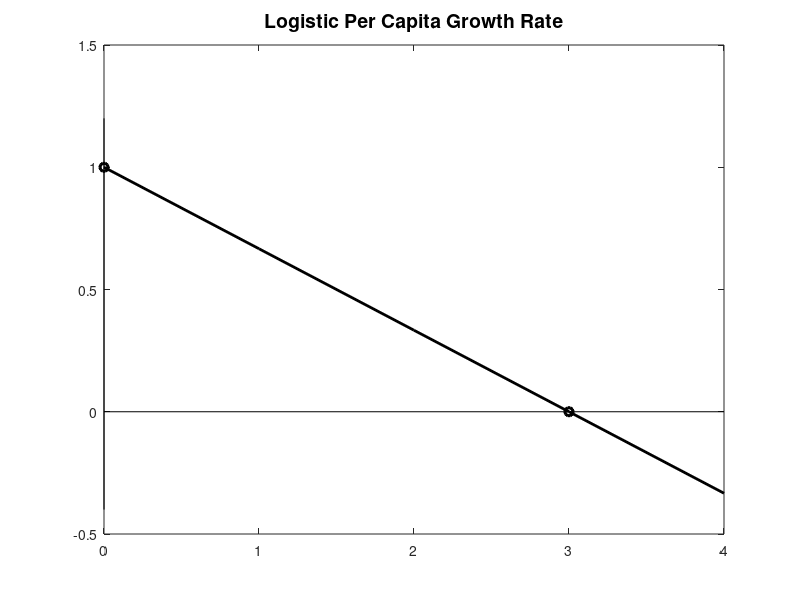

Source code (MATLAB): (Note: this script raises an error after producing the figure.)
rtexstr = '$r$';
ptexstr = '$p$';
Ktexstr = '$K$';
Kover2texstr = '$\frac{K}{2}$';
dpdttexstr = '$\frac{dp}{dt}$';
ttexstr = '$t$';

shft = 0.18;
dn = 0.08;

figure(1)
clf
r=1;
K=3;
p = linspace(0,4,5);
g = r*(1-p/K);
plot(p,g,'k','linewidth',2)
title('Logistic Per Capita Growth Rate','fontsize',14)
%ylabel('growth rate')
hold on
plot([0 4],[0 0],'k')
plot([0 0],[-0.4 1.2],'k')
plot([K K],[0 0],'ko','linewidth',2)
plot([0 0],[r r],'ko','linewidth',2)

h0 = text('string','0',         ...
             'fontsize',20,         ...
             'pos',[-shft,0]);
h1 = text('string',ptexstr,         ...
             'interpreter','latex', ...
             'fontsize',20,         ...
             'pos',[4-shft,-dn]);
h2 = text('string',Ktexstr,         ...
             'interpreter','latex', ...
             'fontsize',20,         ...
             'pos',[K-shft,-dn]);
h3 = text('string',rtexstr,         ...
             'interpreter','latex', ...
             'fontsize',20,         ...
             'pos',[-shft,r]);

%text(3.9,-0.1,'p','fontsize',12)
%text(K,-0.1,'K','fontsize',12)
%text(-.1,r,'r','fontsize',12)
axis([0 4 -0.4 1.2])
axis off

print('-deps','logistic_percapita_growthrate.eps');

figure(2)
clf

p = linspace(0,4,101);
g = r*p.*(1-p/K);
plot(p,g,'k','linewidth',2)
hold on
plot([0 4],[0 0],'k')
plot([0 0],[-0.4 1.2],'k')
plot([K K],[0 0],'ko','linewidth',2)
plot([K/2 K/2],[0 0],'ko','linewidth',2)

title('Logistic Growth Rate','fontsize',14)

h0 = text('string','0',         ...
             'fontsize',20,         ...
             'pos',[-shft,0]);
h1 = text('string',ptexstr,         ...
             'interpreter','latex', ...
             'fontsize',20,         ...
             'pos',[4-shft,-dn]);
h2 = text('string',Ktexstr,         ...
             'interpreter','latex', ...
             'fontsize',20,         ...
             'pos',[K-shft,-dn]);
h4 = text('string',Kover2texstr,         ...
             'interpreter','latex', ...
             'fontsize',20,         ...
             'pos',[K/2-shft,-dn]);
%
%text(K,-0.1,'K','fontsize',12)
h3 = text('string',dpdttexstr,      ...
             'interpreter','latex', ...
             'fontsize',20,         ...
             'pos',[shft/2 1.1]);
axis([-0.5 4 -0.4 1.2])
axis off

print('-deps','logistic_growthrate.eps')

figure(3)
clf

tmax = 5;
t = linspace(0,tmax,101);
p0 = K/10;
z = exp(-r*t);
p = (p0*K)./(p0+(K-p0)*z);
plot(t,p,'b','linewidth',2);
hold on
plot([0 tmax],[K K],'k--','linewidth',1.5)
plot([0 tmax],[0 0],'k')
plot([0 0],[-0.4 1.25*K],'k')
plot([0 0],[K K],'ko','linewidth',1.5);
plot([0 0],[K/2 K/2],'ko','linewidth',1.5);
plot([0 0],[p0 p0],'bo','linewidth',1.5);
shft = .33;
h0 = text('string','0',         ...
             'fontsize',20,         ...
             'pos',[-shft,0]);
h1 = text('string',ttexstr,         ...
             'interpreter','latex', ...
             'fontsize',20,         ...
             'pos',[tmax,-dn]);
h2 = text('string',Ktexstr,         ...
             'interpreter','latex', ...
             'fontsize',20,         ...
             'pos',[-shft,K]);
h3 = text('string','$p(t)$',      ...
             'interpreter','latex', ...
             'fontsize',20,         ...
             'pos',[shft/2 1.25*K]);
h4 = text('string',Kover2texstr,         ...
             'interpreter','latex', ...
             'fontsize',20,         ...
             'pos',[-shft,K/2]);
h5 = text('string','$p_0$',      ...
             'interpreter','latex', ...
             'fontsize',20,         ...
             'pos',[-shft p0]);
%xlabel('t')
%ylabel('p')

title('Solution to the Logistic Equation','fontsize',14)

axis([0 tmax 0 1.25*K])
axis off

print('-deps','logistic_solution.eps')
